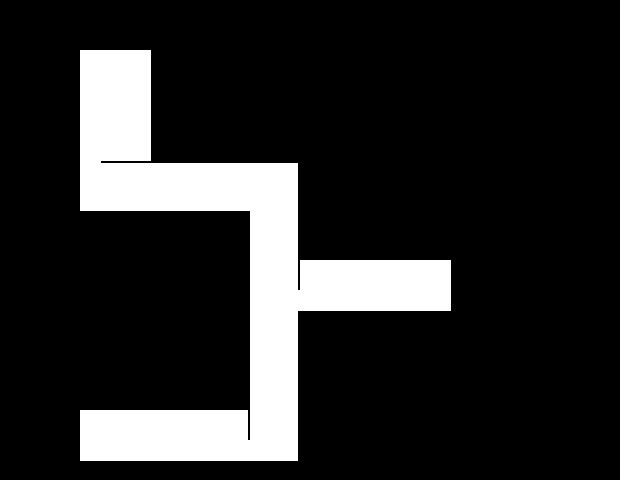
#> input picture src/grounding/spatial_cognition/test.jpg, 620 x 480 px
$ python map_recognition.py
#> lines starting #> are read from the running program, lines starting #| are printed output that depends on the picture; after the words box and inside, x2 and y2 are one past the last pixel; in counts of white or black regions, pixels touching at a corner belong together
import numpy as np
import cv2

# загрузите изображение, смените цвет на оттенки серого и уменьшите резкость
image = cv2.imread("test.jpg")
#> image is the input picture: shape (480, 620, 3); min 0, max 255, mean 40
print(image)
#> (printed output is left out)
gray = cv2.cvtColor(image, cv2.COLOR_BGR2GRAY)
# gray = cv2.GaussianBlur(gray, (3, 3), 0)
edged = cv2.Canny(gray, 10, 250)
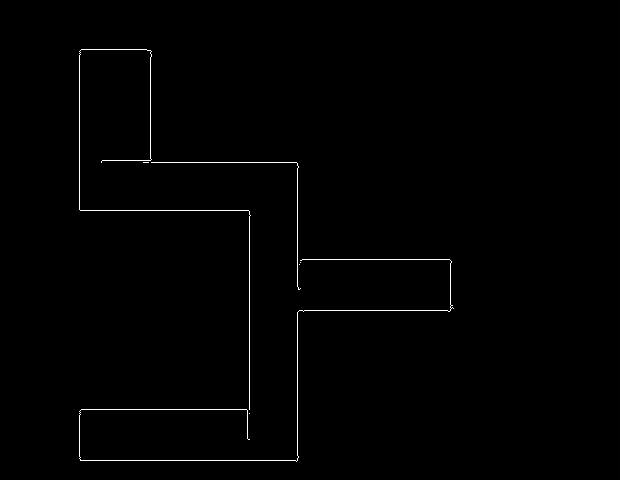
#> edged: shape (480, 620); 0.68% white in thin lines or dots, all inside (x1, y1, x2, y2) = (79, 49, 454, 462)
# cv2.imwrite("output.jpg", edged)
# kernel = cv2.getStructuringElement(cv2.MORPH_RECT, (3, 3))
# closed = cv2.morphologyEx(edged, cv2.MORPH_CLOSE, kernel)
cnts = cv2.findContours(edged.copy(), cv2.RETR_EXTERNAL, cv2.CHAIN_APPROX_SIMPLE)[1]
#> cnts = 7 contours, all with area under 20
total = 0

for c in cnts:
    # аппроксимируем (сглаживаем) контур
    peri = cv2.arcLength(c, True)
    approx = cv2.approxPolyDP(c, 0.02 * peri, True)
    print("block:")
    print(approx)

    # если у контура 4 вершины, предполагаем, что это книга
    if len(approx) == 8:
        cv2.drawContours(image, [approx], -1, (0, 255, 0), 2)
        total += 1
#> this loop made 7 passes
#> (peri, approx) on passes 1, 2, 3, 5, 6: (0, [[249, 413]]), (0, [[299, 264]]), (0, [[300, 262]]), (551.6, [[151, 162], [296, 162], [300, 288], [296, 162]]), (10, [[143, 162], [148, 162]])
#> peri on passes 4, 7: 1961.1, 1528.9
#> (printed output is left out)
#> after the loop, total = 0
print("Я нашёл {0} кубиков на этой картинке".format(total))
#| Я нашёл 0 кубиков на этой картинке
cv2.imwrite("output.jpg", image)

$ run again, with src/grounding/spatial_cognition/edged.jpg copied over src/grounding/spatial_cognition/test.jpg
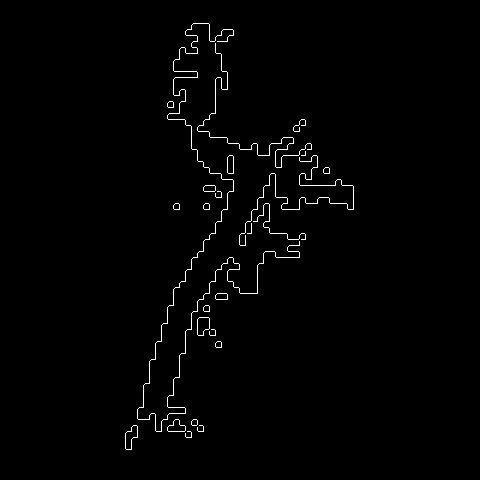
#> input picture src/grounding/spatial_cognition/edged.jpg, 480 x 480 px
#> image is the input picture: shape (480, 480, 3); min 0, max 255, mean 3
#> (printed output is left out)
#> `edged = cv2.Canny(gray, 10, 250)`:
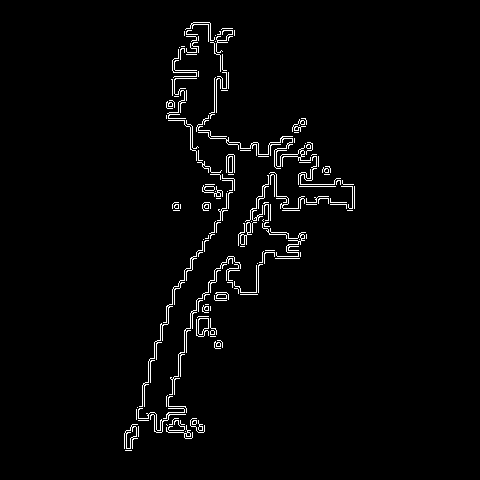
#> edged: shape (480, 480); 2.3% white in thin lines or dots, all inside (x1, y1, x2, y2) = (124, 22, 355, 451)
#> cnts = 156 contours, 145 with area under 20; largest, box (x1, y1, x2, y2) and area: (124, 424, 138, 449) 137, (196, 318, 209, 337) 128, (238, 222, 252, 246) 81, (228, 156, 233, 173) 64, (202, 185, 223, 197) 56
#> the loop `for c in cnts:` made 156 passes
#> peri on passes 4, 6, 7, 8, 9, 10, 12, 13: 118, 141.5, 32.49, 14.83, 14.83, 86.63, 73.8, 27.07
#> (printed output is left out)
#> after the loop `for c in cnts:`:
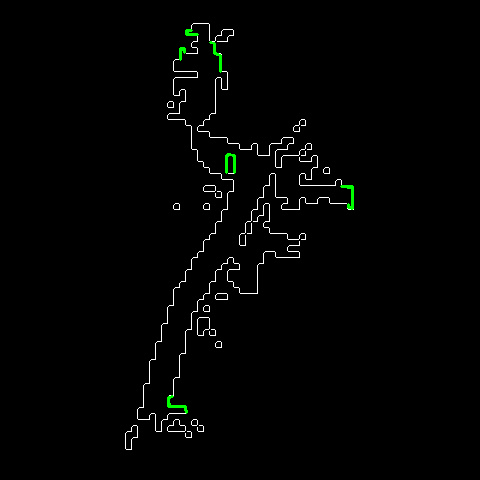
#> image: shape (480, 480, 3); 0.26% of pixels changed, all inside (x1, y1, x2, y2) = (167, 29, 354, 414)
#> after the loop `for c in cnts:`: total = 6
